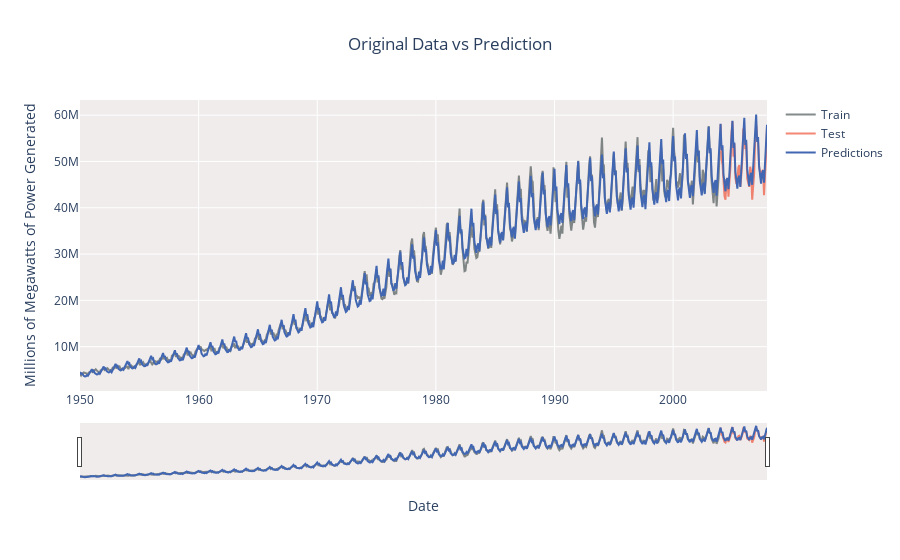

Write notebook code for a chart like this one.
### Code cell
fig = go.Figure()

fig.add_trace(go.Scatter(x=train['ds'], y=train['y'], line_color='#515A5A',
                                opacity=0.7,mode='lines', name="Train"))
fig.add_trace(go.Scatter(x=test['ds'], y=test['y'],
                                mode='lines',opacity=0.7, name="Test"))
fig.add_trace(go.Scatter(x=my_forecast['ds'], y=my_forecast['yhat'], mode='lines', 
                            line_color='#4267B2', name="Predictions"))
fig.update_xaxes(rangeslider_visible=True)
fig.update_layout(
    yaxis_title="Millions of Megawatts of Power Generated ", 
    xaxis_title="Date",
    title="Original Data vs Prediction",
    title_x=0.5,
    plot_bgcolor='#F0ECEC'
)
fig.show()

### Figure 1 — Plotly figure (JSON) as saved in the notebook; plotly's stock layout.template omitted (floating-point values rounded to 4 significant figures; data arrays with more than 128 entries replaced by an {"elided": "..."} marker saying what was removed)
{"data": [{"line": {"color": "#515A5A"}, "mode": "lines", "name": "Train", "opacity": 0.7, "type": "scatter", "x": {"elided": "648 str values"}, "y": {"elided": "648 int values"}}, {"mode": "lines", "name": "Test", "opacity": 0.7, "type": "scatter", "x": ["2004-01-01T00:00:00", "2004-02-01T00:00:00", "2004-03-01T00:00:00", "2004-04-01T00:00:00", "2004-05-01T00:00:00", "2004-06-01T00:00:00", "2004-07-01T00:00:00", "2004-08-01T00:00:00", "2004-09-01T00:00:00", "2004-10-01T00:00:00", "2004-11-01T00:00:00", "2004-12-01T00:00:00", "2005-01-01T00:00:00", "2005-02-01T00:00:00", "2005-03-01T00:00:00", "2005-04-01T00:00:00", "2005-05-01T00:00:00", "2005-06-01T00:00:00", "2005-07-01T00:00:00", "2005-08-01T00:00:00", "2005-09-01T00:00:00", "2005-10-01T00:00:00", "2005-11-01T00:00:00", "2005-12-01T00:00:00", "2006-01-01T00:00:00", "2006-02-01T00:00:00", "2006-03-01T00:00:00", "2006-04-01T00:00:00", "2006-05-01T00:00:00", "2006-06-01T00:00:00", "2006-07-01T00:00:00", "2006-08-01T00:00:00", "2006-09-01T00:00:00", "2006-10-01T00:00:00", "2006-11-01T00:00:00", "2006-12-01T00:00:00", "2007-01-01T00:00:00", "2007-02-01T00:00:00", "2007-03-01T00:00:00", "2007-04-01T00:00:00", "2007-05-01T00:00:00", "2007-06-01T00:00:00", "2007-07-01T00:00:00", "2007-08-01T00:00:00", "2007-09-01T00:00:00", "2007-10-01T00:00:00", "2007-11-01T00:00:00", "2007-12-01T00:00:00"], "y": [58071726, 50420533, 49311591, 44234650, 42544138, 41747347, 46045442, 46070464, 42391075, 45654017, 48754118, 56046804, 58660124, 51031876, 53844989, 46504821, 45145394, 45769222, 48658569, 49206500, 44555418, 46967428, 50373952, 57092582, 56441389, 52672322, 54100224, 46323273, 45276180, 44511429, 48858918, 47752969, 41727894, 45416966, 47441533, 54574434, 57934815, 55195228, 54109989, 49001120, 47340338, 46084048, 47882404, 48161855, 42731316, 46575984, 51217155, 57338168]}, {"line": {"color": "#4267B2"}, "mode": "lines", "name": "Predictions", "type": "scatter", "x": {"elided": "696 str values"}, "y": {"elided": "696 float values"}}], "layout": {"plot_bgcolor": "#F0ECEC", "title": {"text": "Original Data vs Prediction", "x": 0.5}, "xaxis": {"rangeslider": {"visible": true}, "title": {"text": "Date"}}, "yaxis": {"title": {"text": "Millions of Megawatts of Power Generated "}}}}
